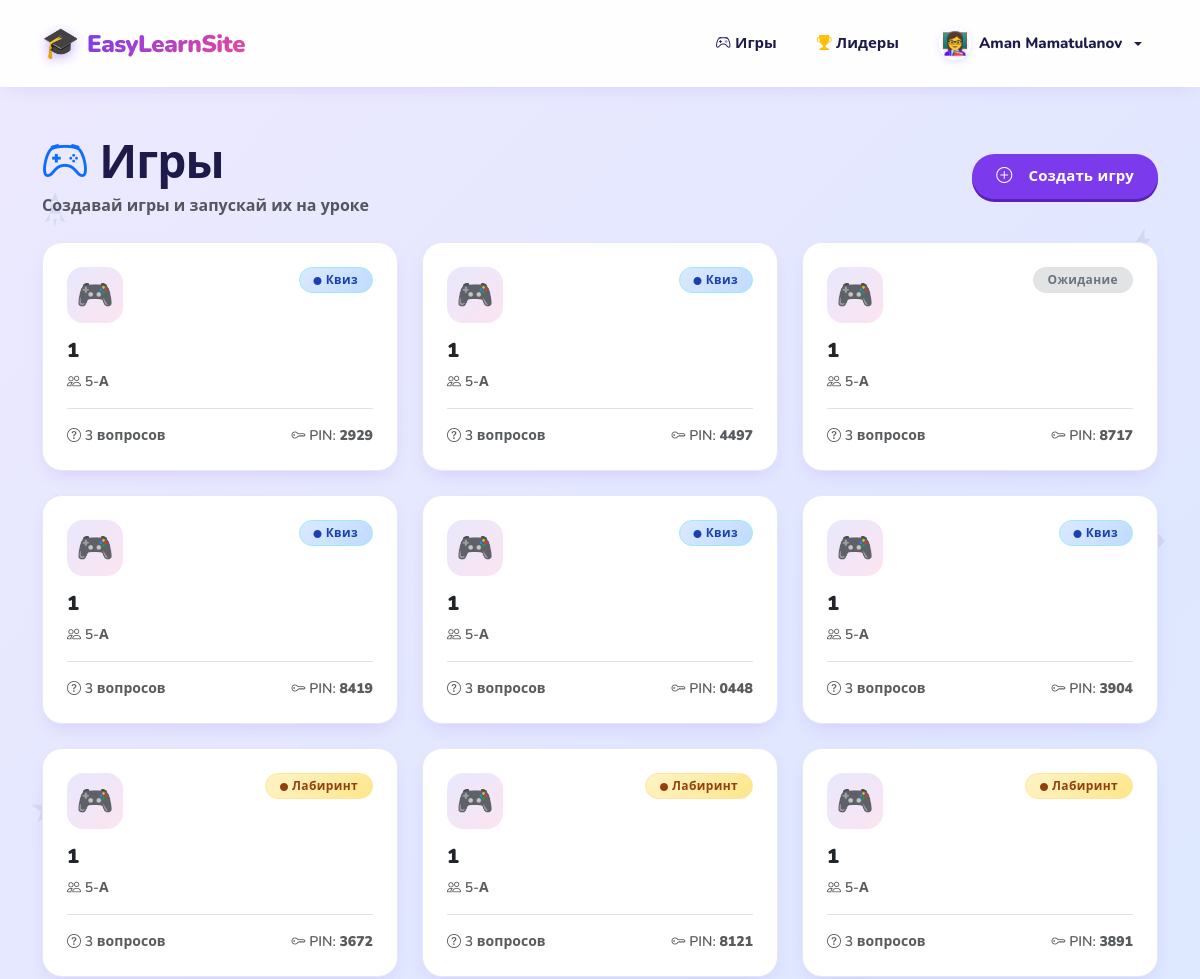
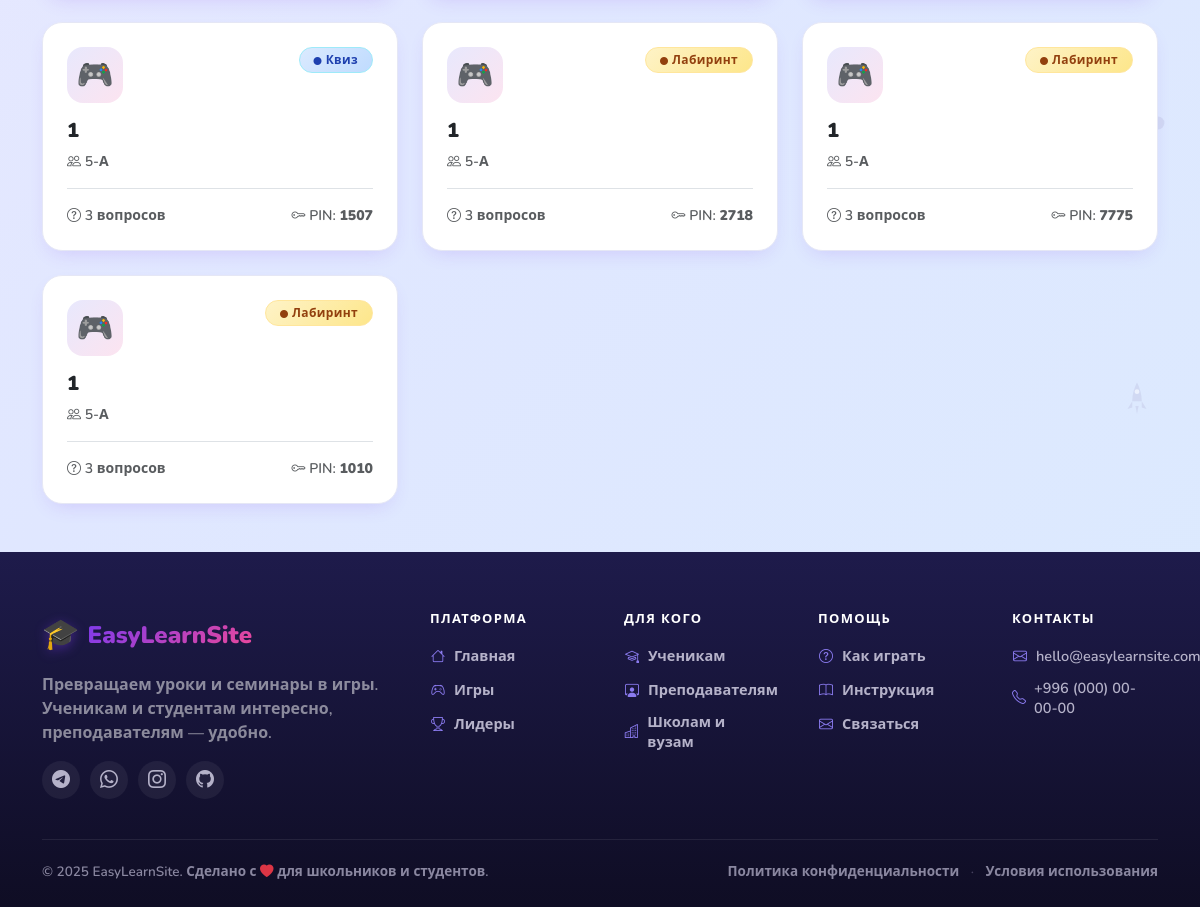
Page /games/ (signed in) on the committed database (2 pictures, top to bottom).
### accounts/models.py (models this page shows, shortened)
class User(AbstractUser):
    ROLE_CHOICES = (
        ('teacher', 'Учитель'),
        ('student', 'Ученик'),
    )
    role = models.CharField('Роль', max_length=10, choices=ROLE_CHOICES)
    grade = models.PositiveSmallIntegerField('Класс (1-4)', null=True, blank=True)
    school_class = models.ForeignKey(
        'SchoolClass',
        null=True, blank=True,
        on_delete=models.SET_NULL,
        related_name='students',
        verbose_name='Школьный класс'
    )
    avatar_emoji = models.CharField(
        'Эмодзи-аватар', max_length=10, blank=True, default='🧑'
    )
    avatar = models.ImageField(
        'Своя аватарка', upload_to='avatars/', null=True, blank=True
    )
    def is_teacher(self):
        return self.role == 'teacher'

class SchoolClass(models.Model):
    name = models.CharField('Название', max_length=50)
    grade = models.PositiveSmallIntegerField('Параллель (1-4)')
    teacher = models.ForeignKey(
        User,
        on_delete=models.CASCADE,
        related_name='owned_classes',
        limit_choices_to={'role': 'teacher'},
        verbose_name='Учитель'
    )
    class Meta:
        verbose_name = 'Школьный класс'
        verbose_name_plural = 'Школьные классы'

### games/models.py (models this page shows, shortened)
class Game(models.Model):
    STATUS_CHOICES = (
        ('waiting', 'Ожидание'),
        ('quiz', 'Квиз идёт'),
        ('maze', 'Лабиринт'),
        ('finished', 'Завершена'),
    )
    title = models.CharField('Название', max_length=200)
    school_class = models.ForeignKey(
        'accounts.SchoolClass', on_delete=models.CASCADE,
        related_name='games', verbose_name='Класс'
    )
    created_by = models.ForeignKey(
        settings.AUTH_USER_MODEL, on_delete=models.CASCADE,
        related_name='created_games', verbose_name='Автор'
    )
    pin_code = models.CharField('PIN-код', max_length=4, unique=True, blank=True)
    status = models.CharField('Статус', max_length=10, choices=STATUS_CHOICES, default='waiting')
    is_active = models.BooleanField('Активна', default=False)
    started_at = models.DateTimeField('Начало', null=True, blank=True)
    created_at = models.DateTimeField('Создана', auto_now_add=True)
    class Meta:
        verbose_name = 'Игра'
        verbose_name_plural = 'Игры'
        ordering = ['-created_at']

### games/views.py (the view)
# urls.py: path('', views.game_list, name='list'),
@login_required
def game_list(request):
    if request.user.is_teacher():
        games = Game.objects.filter(created_by=request.user)
    else:
        games = Game.objects.filter(school_class=request.user.school_class)
    return render(request, 'games/list.html', {'games': games})

### templates/games/list.html (shortened to what this page needs)
{% extends "base.html" %}
{% load static %}
{% block content %}
<div class="container py-5">
    <div class="d-flex justify-content-between align-items-center mb-4 flex-wrap gap-3">
        <div>
            <h1 class="section-title mb-1">
                <i class="bi bi-controller text-primary"></i> Игры
            </h1>
            <p class="text-muted mb-0">
                {% if user.is_teacher %}
                    Создавай игры и запускай их на уроке
                {% else %}
                    Подключайся по PIN или выбирай активную игру
                {% endif %}
            </p>
        </div>
        {% if user.is_teacher %}
            <a href="{% url 'games:create' %}" class="btn btn-primary rounded-pill px-4">
                <i class="bi bi-plus-circle me-2"></i> Создать игру
            </a>
        {% else %}
            <a href="{% url 'games:join' %}" class="btn btn-primary rounded-pill px-4">
                <i class="bi bi-key me-2"></i> Ввести PIN
            </a>
        {% endif %}
    </div>
    {% if games %}
        <div class="row g-4">
            {% for g in games %}
                <div class="col-md-6 col-lg-4" data-aos="fade-up">
                    <a href="{% url 'games:detail' g.id %}" class="text-decoration-none">
                        <div class="game-card h-100">
                            <div class="d-flex justify-content-between align-items-start mb-3">
                                <div class="game-card-emoji">🎮</div>
                                {% if g.status == 'waiting' %}
                                    <span class="badge bg-secondary-subtle text-secondary border rounded-pill">
                                        Ожидание
                                    </span>
                                {% elif g.status == 'quiz' %}
                                    <span class="badge bg-info-subtle text-info border border-info-subtle rounded-pill">
                                        <i class="bi bi-circle-fill" style="font-size:8px"></i> Квиз
                                    </span>
                                {% elif g.status == 'maze' %}
                                    <span class="badge bg-warning-subtle text-warning border border-warning-subtle rounded-pill">
                                        <i class="bi bi-circle-fill" style="font-size:8px"></i> Лабиринт
                                    </span>
                                {% else %}
                                    <span class="badge bg-success-subtle text-success border rounded-pill">
                                        Завершена
                                    </span>
                                {% endif %}
                            </div>
                            <h5 class="mb-2 text-dark">{{ g.title }}</h5>
                            <p class="text-muted small mb-3">
                                <i class="bi bi-people"></i> {{ g.school_class.name }}
                            </p>
                            <div class="d-flex justify-content-between text-muted small pt-3 border-top">
                                <span><i class="bi bi-question-circle"></i> {{ g.questions.count }} вопросов</span>
                                {% if user.is_teacher %}
                                    <span><i class="bi bi-key"></i> PIN: <strong>{{ g.pin_code }}</strong></span>
                                {% endif %}
                            </div>
                        </div>
                    </a>
                </div>
            {% endfor %}
        </div>
    {% endif %}
</div>
{% endblock %}

### templates/base.html (shortened to what this page needs)
{% load static %}
<!DOCTYPE html>
<html lang="ru">
<head>
    <link href="https://cdn.jsdelivr.net/npm/bootstrap@5.3.3/dist/css/bootstrap.min.css" rel="stylesheet">
    <link href="https://cdn.jsdelivr.net/npm/bootstrap-icons@1.11.3/font/bootstrap-icons.css" rel="stylesheet">
    <link rel="stylesheet" href="{% static 'css/style.css' %}">
</head>
<body>
<div class="side-decor side-decor--left" aria-hidden="true">
    <svg class="d6" viewBox="0 0 40 40" xmlns="http://www.w3.org/2000/svg">
        <path d="M22 3 L10 22 L18 22 L15 37 L30 17 L22 17 Z" fill="#c7cdea"/>
    </svg>
</div>
<div class="side-decor side-decor--right" aria-hidden="true">
    <svg class="d1" viewBox="0 0 40 40" xmlns="http://www.w3.org/2000/svg">
        <path d="M22 3 L10 22 L18 22 L15 37 L30 17 L22 17 Z" fill="#c7cdea"/>
    </svg>
    <svg class="d4" viewBox="0 0 40 40" xmlns="http://www.w3.org/2000/svg">
        <circle cx="20" cy="20" r="16" fill="#c7cdea"/>
    </svg>
    <svg class="d6" viewBox="0 0 40 40" xmlns="http://www.w3.org/2000/svg">
        <path d="M30 6 L6 20 L30 34 Z" fill="#c7cdea"/>
    </svg>
</div>
<nav class="navbar navbar-expand-lg navbar-light bg-white shadow-sm sticky-top">
    <div class="container">
        <a class="navbar-brand fw-bold d-flex align-items-center gap-2" href="/">
            <span class="brand-icon">🎓</span>
            <span class="brand-text">EasyLearnSite</span>
        </a>
        <div class="collapse navbar-collapse" id="mainNav">
            <ul class="navbar-nav ms-auto align-items-lg-center gap-lg-2">
                {% if user.is_authenticated %}
                    <li class="nav-item">
                        <a class="nav-link" href="{% url 'games:list' %}">
                            <i class="bi bi-controller"></i> Игры
                        </a>
                    </li>
                    <li class="nav-item">
                        <a class="nav-link" href="{% url 'scores:leaderboard' %}">
                            <i class="bi bi-trophy-fill text-warning"></i> Лидеры
                        </a>
                    </li>
                    <li class="nav-item dropdown">
                        <a class="nav-link dropdown-toggle d-flex align-items-center gap-2" href="#" role="button" data-bs-toggle="dropdown">
                            {% include 'includes/avatar.html' with user=user size=32 %}
                            <span>{{ user.get_full_name|default:user.username }}</span>
                        </a>
                    </li>
                {% endif %}
            </ul>
        </div>
    </div>
</nav>
<main>
    {% block content %}{% endblock %}
</main>
<footer class="site-footer">
    <div class="container">
        <div class="row g-5">
            <div class="col-lg-4">
                <div class="d-flex align-items-center gap-2 mb-3">
                    <span class="brand-icon">🎓</span>
                    <span class="brand-text text-white">EasyLearnSite</span>
                </div>
                <p class="text-white-50 mb-3">
                    Превращаем уроки и семинары в игры. Ученикам и студентам интересно,
                    преподавателям — удобно.
                </p>
                <div class="footer-socials">
                    <a href="#" title="Telegram"><i class="bi bi-telegram"></i></a>
                    <a href="#" title="WhatsApp"><i class="bi bi-whatsapp"></i></a>
                    <a href="#" title="Instagram"><i class="bi bi-instagram"></i></a>
                    <a href="#" title="GitHub"><i class="bi bi-github"></i></a>
                </div>
            </div>
            <div class="col-6 col-lg-2">
                <h6 class="footer-heading">Платформа</h6>
                <ul class="list-unstyled footer-links">
                    <li><a href="/"><i class="bi bi-house"></i> Главная</a></li>
                    <li><a href="{% url 'games:list' %}"><i class="bi bi-controller"></i> Игры</a></li>
                    <li><a href="{% url 'scores:leaderboard' %}"><i class="bi bi-trophy"></i> Лидеры</a></li>
                </ul>
            </div>
            <div class="col-6 col-lg-2">
                <h6 class="footer-heading">Для кого</h6>
                <ul class="list-unstyled footer-links">
                    <li><a href="{% url 'accounts:signup' %}?role=student"><i class="bi bi-mortarboard"></i> Ученикам</a></li>
                    <li><a href="{% url 'accounts:signup' %}?role=teacher"><i class="bi bi-person-workspace"></i> Преподавателям</a></li>
                    <li><a href="#"><i class="bi bi-buildings"></i> Школам и вузам</a></li>
                </ul>
            </div>
            <div class="col-6 col-lg-2">
                <h6 class="footer-heading">Помощь</h6>
                <ul class="list-unstyled footer-links">
                    <li><a href="#"><i class="bi bi-question-circle"></i> Как играть</a></li>
                    <li><a href="#"><i class="bi bi-book"></i> Инструкция</a></li>
                    <li><a href="#"><i class="bi bi-envelope"></i> Связаться</a></li>
                </ul>
            </div>
            <div class="col-6 col-lg-2">
                <h6 class="footer-heading">Контакты</h6>
                <ul class="list-unstyled footer-links">
                    <li>
                        <a href="mailto:hello@easylearnsite.com">
                            <i class="bi bi-envelope"></i> hello@easylearnsite.com
                        </a>
                    </li>
                    <li>
                        <a href="tel:+996000000000">
                            <i class="bi bi-telephone"></i> +996 (000) 00-00-00
                        </a>
                    </li>
                </ul>
            </div>
        </div>
        <hr class="footer-divider">
        <div class="footer-bottom">
            <div class="row align-items-center g-2">
                <div class="col-md-6 text-center text-md-start">
                    © 2025 EasyLearnSite. Сделано с
                    <i class="bi bi-heart-fill text-danger"></i>
                    для школьников и студентов.
                </div>
                <div class="col-md-6 text-center text-md-end">
                    <a href="#" class="footer-bottom-link">Политика конфиденциальности</a>
                    <span class="footer-dot">·</span>
                    <a href="#" class="footer-bottom-link">Условия использования</a>
                </div>
            </div>
        </div>
    </div>
</footer>
</body>
</html>

### templates/includes/avatar.html (shortened to what this page needs)
{% if user.avatar %}
    <img src="{{ user.avatar.url }}"
         alt="{{ user.username }}"
         class="{{ css_class|default:'' }}"
         style="width: {{ size|default:40 }}px;
                height: {{ size|default:40 }}px;
                border-radius: 50%;
                object-fit: cover;
                flex-shrink: 0;
                display: inline-block;
                vertical-align: middle;
                border: 2px solid #fff;
                box-shadow: 0 2px 8px -2px rgba(99,102,241,0.3);
                overflow: hidden;">
{% else %}
    <span class="{{ css_class|default:'' }}"
          style="display: inline-flex;
                 align-items: center;
                 justify-content: center;
                 width: {{ size|default:40 }}px;
                 height: {{ size|default:40 }}px;
                 font-size: {{ size|default:40|add:"-10" }}px;
                 line-height: 1;
                 border-radius: 50%;
                 background: linear-gradient(135deg, #eef2ff, #fce7f3);
                 flex-shrink: 0;
                 border: 2px solid #fff;
                 box-shadow: 0 2px 8px -2px rgba(99,102,241,0.3);">
        {{ user.avatar_emoji|default:"🧑" }}
    </span>
{% endif %}

### rows in the picture
User: avatar_emoji "👩‍🏫", get_full_name "Aman Mamatulanov"
Game: status "quiz" (drawn), title "1", school_class.name "5-А", questions.count "3", pin_code "2929"
Game: status "quiz" (drawn), title "1", school_class.name "5-А", questions.count "3", pin_code "4497"
Game: status "Ожидание", title "1", school_class.name "5-А", questions.count "3", pin_code "8717"
Game: status "quiz" (drawn), title "1", school_class.name "5-А", questions.count "3", pin_code "8419"
Game: status "quiz" (drawn), title "1", school_class.name "5-А", questions.count "3", pin_code "0448"
Game: status "quiz" (drawn), title "1", school_class.name "5-А", questions.count "3", pin_code "3904"
Game: status "maze" (drawn), title "1", school_class.name "5-А", questions.count "3", pin_code "3672"
Game: status "maze" (drawn), title "1", school_class.name "5-А", questions.count "3", pin_code "8121"
Game: status "maze" (drawn), title "1", school_class.name "5-А", questions.count "3", pin_code "3891"
Game: status "quiz" (drawn), title "1", school_class.name "5-А", questions.count "3", pin_code "1507"
Game: status "maze" (drawn), title "1", school_class.name "5-А", questions.count "3", pin_code "2718"
Game: status "maze" (drawn), title "1", school_class.name "5-А", questions.count "3", pin_code "7775"
Game: status "maze" (drawn), title "1", school_class.name "5-А", questions.count "3", pin_code "1010"
